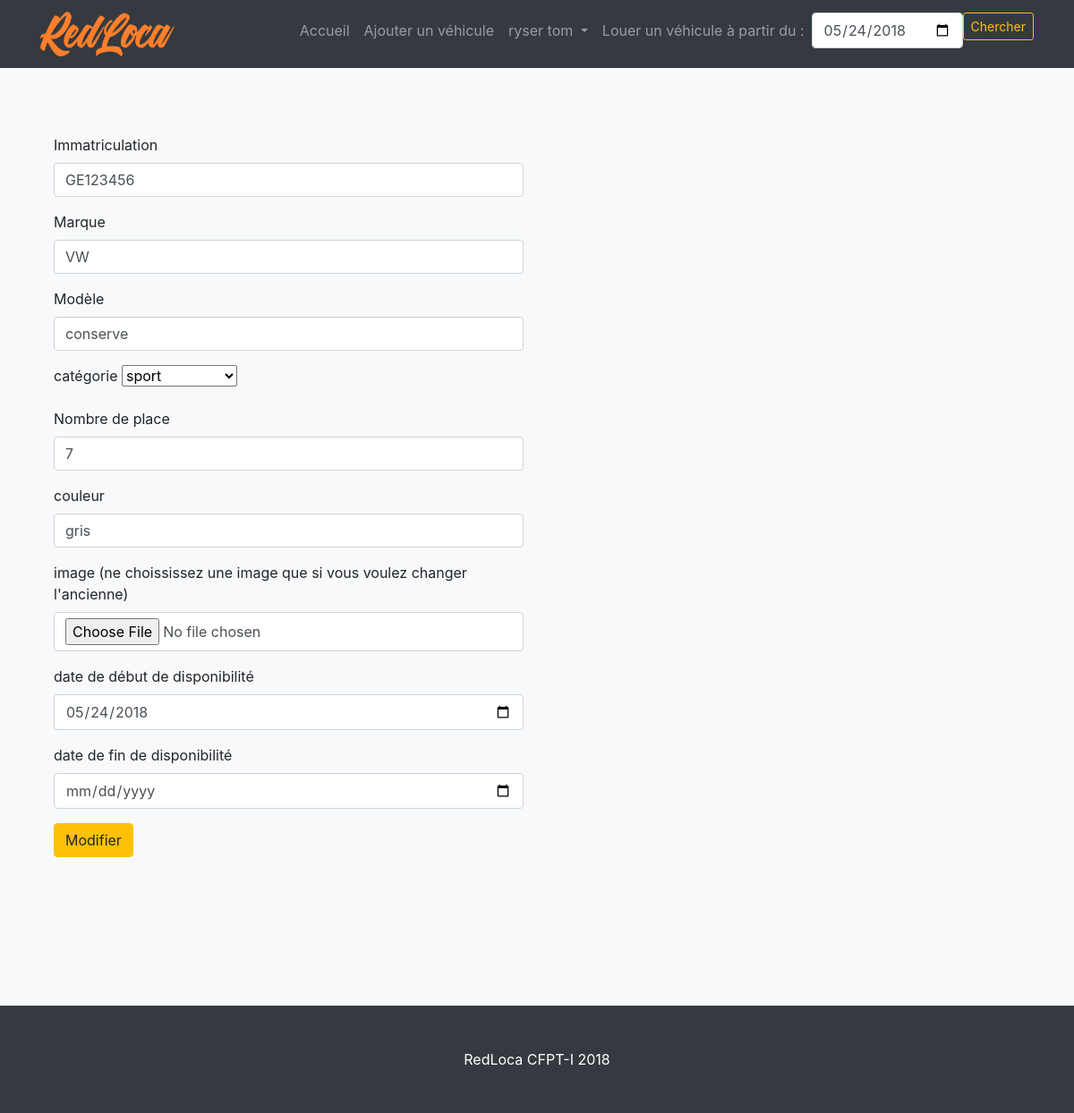
The page /web/view/updateVehicle?vehicleId=29 (signed in) on the database its author committed.
### tables this page shows
CREATE TABLE IF NOT EXISTS `vehicules` (
  `idVehicule` int(11) NOT NULL AUTO_INCREMENT,
  `immatriculation` varchar(15) NOT NULL,
  `marque` varchar(45) NOT NULL,
  `model` varchar(45) NOT NULL,
  `nbPlace` int(11) NOT NULL,
  `couleur` varchar(45) NOT NULL,
  `image` varchar(45) NOT NULL,
  `dateDebutDisponibilite` date NOT NULL,
  `dateFinDisponibilite` date DEFAULT NULL,
  `utilisateurs_idutilisateur` int(11) NOT NULL,
  `categories_idCategorie` int(11) NOT NULL,
  PRIMARY KEY (`idVehicule`),
  UNIQUE KEY `idVehicule_UNIQUE` (`idVehicule`),
  KEY `fk_vehicules_utilisateurs1_idx` (`utilisateurs_idutilisateur`),
  KEY `fk_vehicules_categories1_idx` (`categories_idCategorie`)
);

### web/php/fonctionsBD_select.php (called while the page is built, shortened)
<?php
function getVehicleInfos($idVehicule)
{
    $connexion = getConnexion();
    $request = $connexion->prepare("SELECT categories.nomCategorie, categories.prixCategorie, vehicules.immatriculation, vehicules.image, vehicules.marque, vehicules.model, vehicules.nbPlace, vehicules.couleur, vehicules.dateDebutDisponibilite AS debutDisponibilite, vehicules.dateFinDisponibilite AS finDisponibilite
    FROM redloca.vehicules
    INNER JOIN categories ON vehicules.categories_idcategorie = categories.idcategorie
    WHERE idVehicule = :idVehicule;");
    $request->bindParam(':idVehicule', $idVehicule, PDO::PARAM_INT);
    $request->execute();
    return $request->fetchAll(PDO::FETCH_ASSOC);
}
function getClass()
{
    $connexion = getConnexion();
    $request = $connexion->prepare("SELECT idCategorie, nomCategorie, prixCategorie, nomTypeCategorie FROM redloca.categories
      INNER JOIN type_categories ON type_categories.idTypeCategorie = categories.type_categories_idTypeCategorie;");
    $request->execute();
    return $request->fetchAll(PDO::FETCH_ASSOC);
}
?>

### web/view/updateVehicle.php (the view, shortened to what this page needs)
<?php
require_once('..\php\fonctionsBD_select.php');
$vehicle = getVehicleInfos($_GET['vehicleId'])['0'];
$class = getClass();
?>
<!DOCTYPE html>
<html lang="fr">
<head>
  <link href="../bootstrap/css/bootstrap.css" rel="stylesheet">
  <link href="../css/style.css" rel="stylesheet">
</head>
<body id="page-top">
<?php
  require_once('nav.php');
?>
  <section id="services" class="bg-light">
    <div class="container">
    <div class="bootstrap-iso">
 <div class="container-fluid">
  <div class="row">
   <div class="col-md-6 col-sm-6 col-xs-12 col-md-offset-2">
    <form id="updateVehicle" action="updateVehicle.php?vehicleId=<?=$_GET['vehicleId']?>" enctype="multipart/form-data" method="POST">
     <div class="form-group ">
      <label class="control-label requiredField" for="numberPlate">Immatriculation</label>
      <input type="text" class="form-control" id="numberPlate" name="numberPlate" placeholder="GE 123 123" value="<?=$vehicle['immatriculation']?>"/>
     </div>
     <div class="form-group ">
      <label class="control-label requiredField" for="mark">Marque</label>
      <input type="text" class="form-control" id="mark" name="mark" value="<?=$vehicle['marque']?>"/>
     </div>
     <div class="form-group ">
      <label class="control-label requiredField" for="model">Modèle</label>
      <input type="text" class="form-control" id="model" name="model" value="<?=$vehicle['model']?>"/>
     </div>
     <div class="form-group ">
      <label class="control-label requiredField" for="class">catégorie</label>
      <select class="selectpicker" id="class" name="class" >
        <?php
          echo"<optgroup label='voiture'>";
          foreach ($class as $key => $value) {
            if ($value['nomTypeCategorie'] == "voiture") {
              if($vehicle['nomCategorie']==$value['nomCategorie']){
                echo"<option value='".$value['idCategorie']." selected'>".$value['nomCategorie']."</option>";
              }else{
                echo"<option value='".$value['idCategorie']."'>".$value['nomCategorie']."</option>";
              }
            }
          }
        ?>
      </select>
     </div>
     <div class="form-group ">
      <label class="control-label requiredField" for="nbPlaces">Nombre de place</label>
      <input type="text" class="form-control" id="nbPlaces" name="nbPlaces" value="<?=$vehicle['nbPlace']?>"/>
     </div>
     <div class="form-group ">
      <label class="control-label requiredField" for="color">couleur</label>
      <input type="text" class="form-control" id="color" name="color" value="<?=$vehicle['couleur']?>"/>
     </div>
     <div class="form-group ">
      <label class="control-label requiredField" for="image">image (ne choississez une image que si vous voulez changer l'ancienne)</label>
      <input enctype="multipart/form-data" type="file" class="form-control" id="image" name="image" accept="image/x-png,image/gif,image/jpeg"/>
     </div>
     <div class="form-group ">
      <label class="control-label requiredField" for="start">date de début de disponibilité</label>
      <input type="date" class="form-control" id="start" name="start" min="" value="<?=$vehicle['debutDisponibilite']?>"/>
     </div>
     <div class="form-group ">
      <label class="control-label requiredField" for="end">date de fin de disponibilité</label>
      <input type="date" class="form-control" id="end" name="end" min="" value="<?=$vehicle['finDisponibilite']?>"/>
     </div>
     <div class="form-group">
      <div>
        <input class="btn btn-warning " name="submit" type="submit" value="Modifier">
      </div>
     </div>
    </form>
   </div>
  </div>
 </div>
</div>
    </div>
  </section>
  <footer class="py-5 bg-dark">
    <div class="container">
    <p class="m-0 text-center text-white">RedLoca CFPT-I 2018</p>
    </div>
  </footer>
</body>
</html>

### web/css/style.css (style rules this page uses)
section { padding: 150px 0; }

### rows shown on the page
vehicules: numberPlate "GE123456", mark "VW", model "conserve", nbPlaces "7", color "gris", start "05/24/2018"

### other values the page prints
$_SESSION['lastName'] "ryser"
$_SESSION['firstName'] "tom"
form field class "sport"
